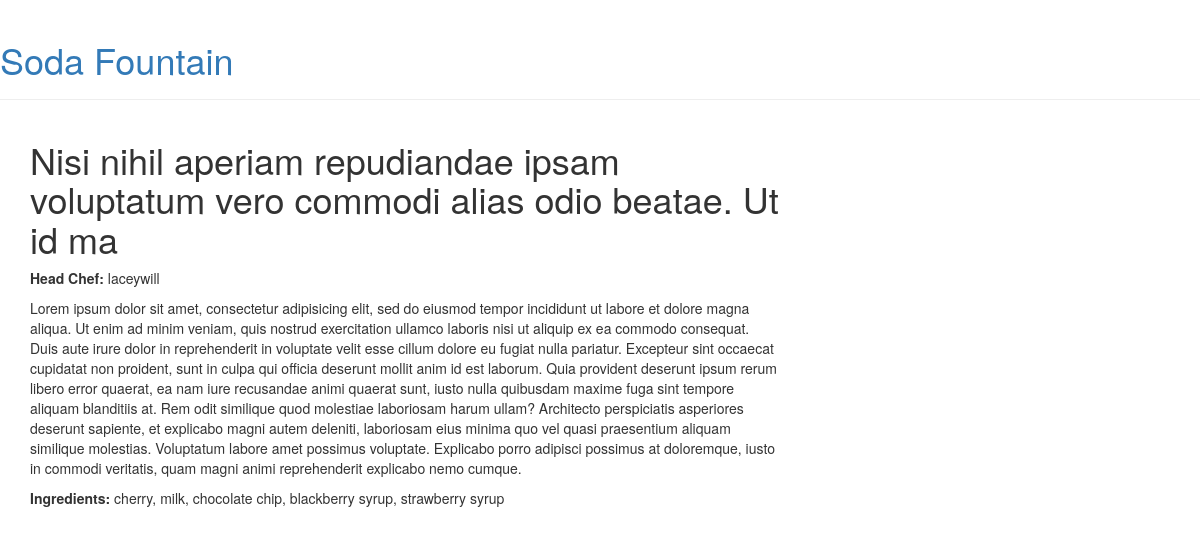
The page /menu/item/5/ on the database its author committed.
### menu/models.py (models this page shows, shortened)
class Item(models.Model):
    name = models.CharField(max_length=200)
    description = models.TextField()
    chef = models.ForeignKey('auth.User', on_delete=models.CASCADE)
    created_date = models.DateTimeField(
            default=timezone.now)
    standard = models.BooleanField(default=False)
    ingredients = models.ManyToManyField('Ingredient')

class Ingredient(models.Model):
    name = models.CharField(max_length=200)
    def __str__(self):
        return self.name

### menu/views.py (the view)
# urls.py: url(r'^menu/item/(?P<pk>\d+)/$', views.item_detail, name='item_detail'),
def item_detail(request, pk):
    try:
        item = Item.objects.get(pk=pk)
    except ObjectDoesNotExist:
        raise Http404
    return render(request, 'menu/detail_item.html', {'item': item})

### menu/templates/menu/detail_item.html (shortened to what this page needs)
{% extends 'menu/layout.html' %}
{% block content %}
    <div class="post">
        <h1>{{ item.name }}</h1>
        <p><strong>Head Chef:</strong> {{ item.chef }}</p>
        <p>{{ item.description }}</p>
        <p><strong>Ingredients: </strong>{{ item.ingredients.all|join:", " }}</p>
    </div>
{% endblock %}

### rows shown on the page
Item: name "Nisi nihil aperiam repudiandae ipsam voluptatum vero commodi alias odio beatae. Ut id ma", chef "laceywill", description "Lorem ipsum dolor sit amet, consectetur adipisicing elit, sed do eiusmod tempor incididunt ut labore et dolore magna aliqua. Ut enim ad minim veniam, quis nostrud exercitation ullamco laboris nisi ut aliquip ex ea commodo consequat. Duis aute irure dolor in reprehenderit in voluptate velit esse cillum dolore eu fugiat nulla pariatur. Excepteur sint occaecat cupidatat non proident, sunt in culpa qui officia deserunt mollit anim id est laborum. Quia provident deserunt ipsum rerum libero error quaerat, ea nam iure recusandae animi quaerat sunt, iusto nulla quibusdam maxime fuga sint tempore aliquam blanditiis at. Rem odit similique quod molestiae laboriosam harum ullam? Architecto perspiciatis…", ingredients.all "cherry, milk, chocolate chip, blackberry syrup, strawberry syrup"
